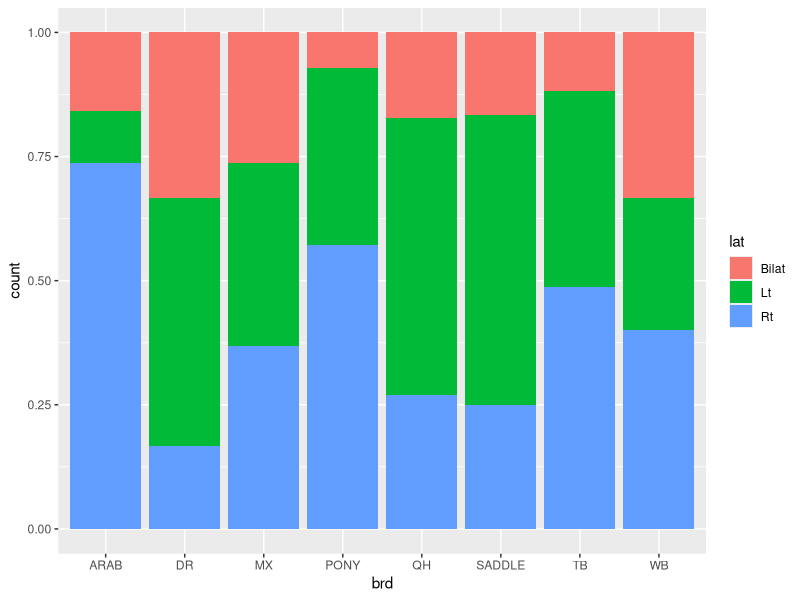
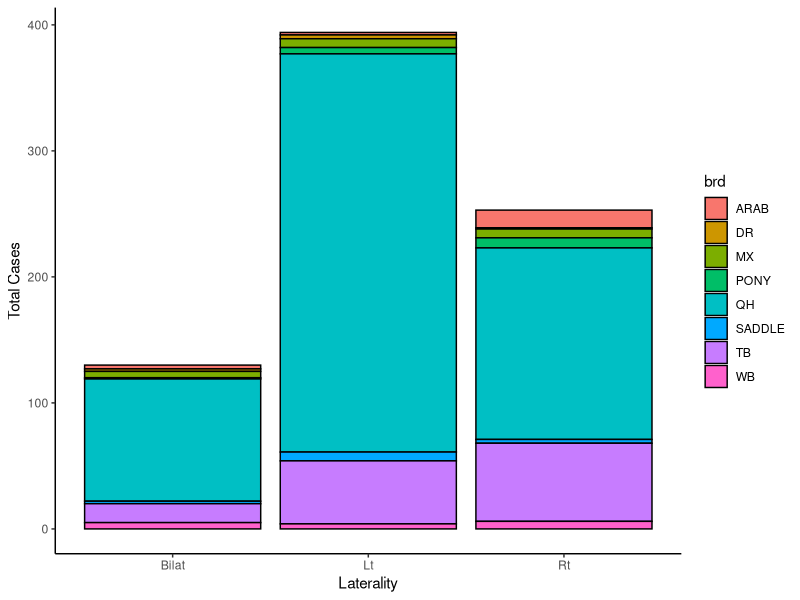
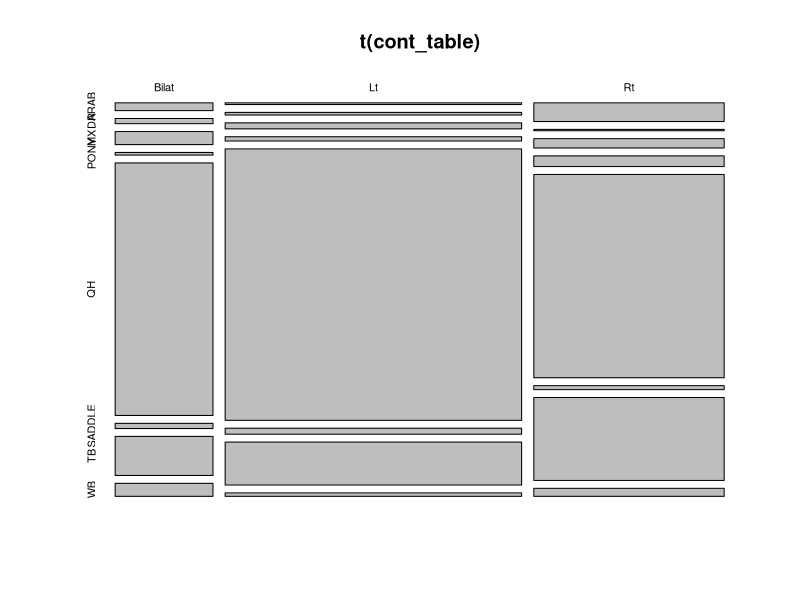
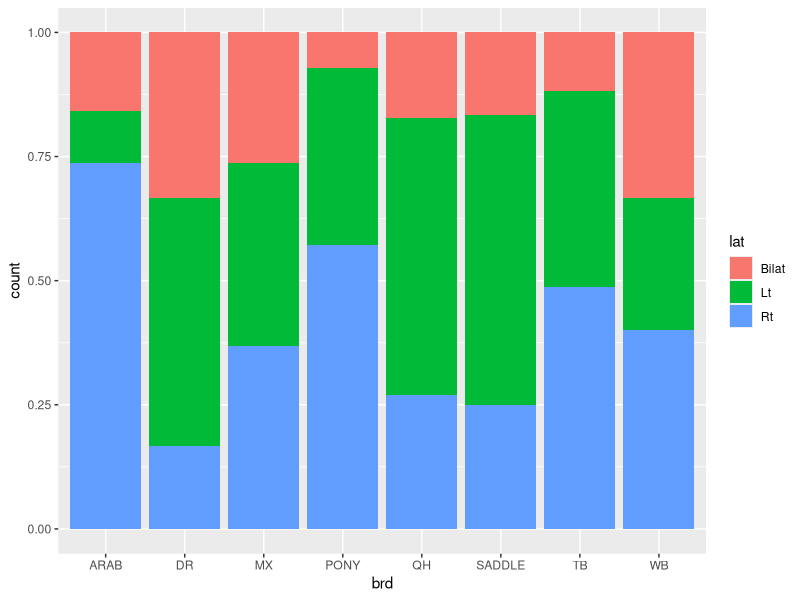
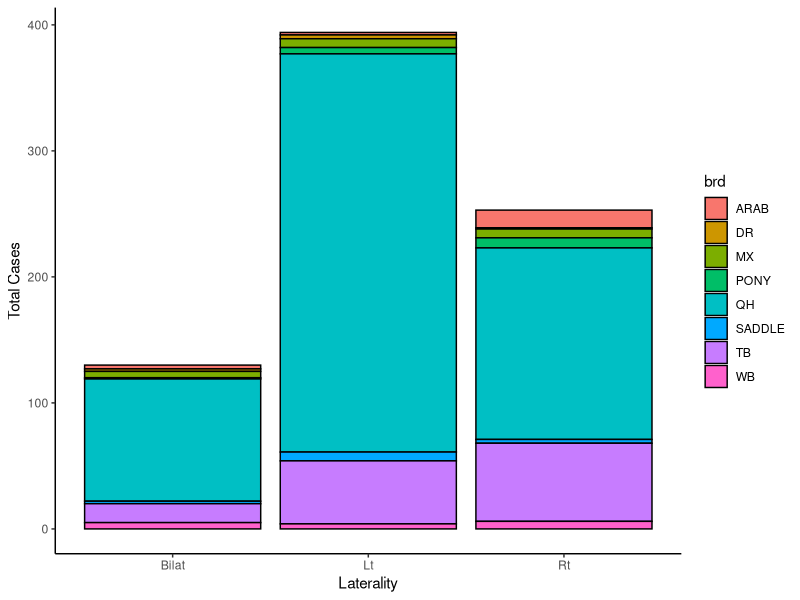

Here is the R script that generated these plots, in order:
library(ggplot2)
library(magrittr)
library(tidyverse)
library(nnet)
library(emmeans)

data <- read.csv(file="crypt_data_2.csv", colClasses = c("NULL",
                                                       "factor",
                                                       "factor",
                                                       "NULL"))
head(data)
str(data); levels(data$brd); levels(data$lat)
     

     #plot laterality by breed
p1 <- ggplot(data=data, aes(brd, fill=lat))
p1 + geom_bar(position="fill")
ggsave("plot1", device="png")

p2 <- ggplot(data=data, aes(lat, fill=brd))
p2 + geom_bar(position="stack", color="black") +
 # scale_fill_manual(name="Breed",
#                  values=c("grey","white"),
 #                   labels=c("Other", "Quarterhorse")) +
  theme_classic() +
  labs(x="Laterality", y="Total Cases")
ggsave("plot2", device="png")

     #create contingency table
cont_table <- table(data$brd, data$lat)
cont_table

     #are there any significant differences?
chisq.test(cont_table)
fisher.test(cont_table, simulate.p.value = TRUE) #there are differences in the distribution between groups
mosaicplot(t(cont_table)) #not super helpful or particularly legible


               

  #need regression model to get OR for individual laterality
     #create tall data from contingency table
t1 <- as.data.frame.table(cont_table)
colnames(t1) <- c("brd", "lat", "freq")
     #check to make sure table looks correct
str(t1)

     #create logistic regression model and view log odds ratios***NOT USED***
#model1 <- glm(brd ~ lat, family=binomial, data=t1, weights=freq)
#summary(model1)
#confint(model1)
  #OR table
     #extract odds ratios and confidence intervals
#t2 <- exp(cbind(OddsRatio=coef(model1), confint(model1))) %>%
#  round(digits=4)
#t2[c(2,3),]

  #multinomial model
     #more appropriate model - but not comparing L to R

t1$brd <- fct_relevel(t1$brd, "QH")  #relevel to compare all to QH

model2 <- multinom(lat ~ brd, data = t1, weights = freq, Hess=T, model=T)
summary(model2)
exp(coef(model2))   #calculate odds ratios and CI
exp(confint(model2))

  #!!create forest plot for multinomial data!!

   #check for significant differences between all pairs

emmout <- emmeans(model2, "brd", by="lat")
pairs(emmout)
contrast(emmout, "trt.vs.ctrl") #same results narrowing down groups to QH vs. each

     #relevel to compare L vs R

t1$lat <- fct_relevel(t1$lat, "Rt")
t2 <- t1 %>% filter(lat != "Bilat", .preserve=FALSE) %>%
  droplevels()

model3 <- multinom(lat ~ brd, data = t2, weights = freq)                      
summary(model3)
exp(coef(model3))
exp(confint(model3))

emmout2 <- emmeans(model3, "brd", by="lat")
pairs(emmout2)
contrast(emmout2, "trt.vs.ctrl")

model4 <- glm(lat ~ brd, family=binomial, data=t2, weights=freq)
summary(model4)
exp(coef(model4))
exp(confint(model4))
emmeans(model4, "brd") %>%
  pairs()
emmeans(model4, "brd") %>% contrast("trt.vs.ctrl")
